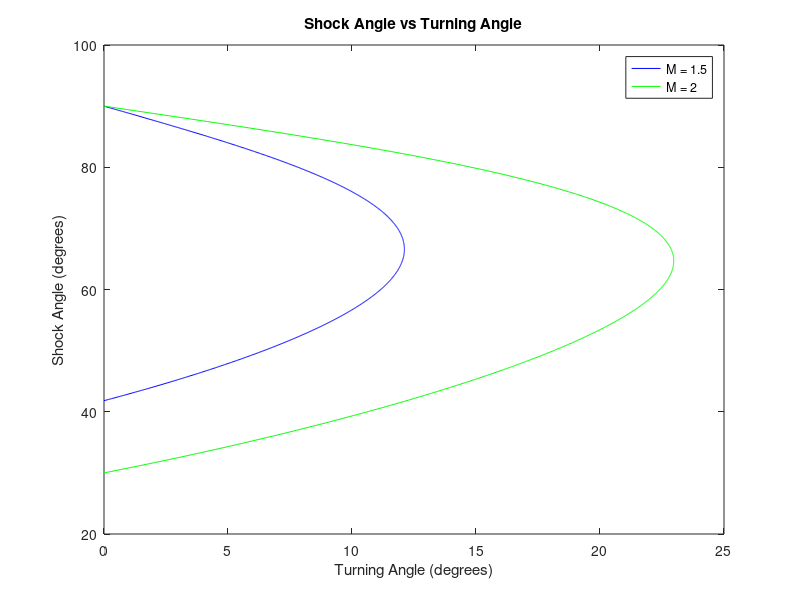

Write the MATLAB code that produced this figure.
% Logan Prust - Aer E 311 - Homework 2 - Problem 6 - Part (a)

clear,clc;

gamma=1.4;

% get input parameters
M1=input('Upstream Mach Number: ');
sigma=input('Shock Angle (degrees): ');

% calculate output parameters
delta=atand(2*cotd(sigma)*(M1^2*(sind(sigma))^2-1)/(M1^2*(gamma+cosd(2*sigma))+2));
M1n=M1*sind(sigma);
M2n=(M1n^2+2/(gamma-1))/(2*gamma/(gamma-1)*M1n^2-1);
M2=M2n/sind(sigma-delta);

% print output parameters
fprintf('\n %20s %.15f %s \n','M2 =',M2,'');
fprintf('%20s %.15f %s \n','delta =',delta,'degrees');

clear;

% set parameters for plot
gamma=1.4;
n=1000;
M1=[1.5,2];
mu=[asind(1/1.5),asind(1/2)];

% create plot
for i=1:2
    sigma=linspace(mu(i),90,n);
    for j=1:n
        delta(j)=atand(2*cotd(sigma(j))*(M1(i)^2*(sind(sigma(j)))^2-1)/(M1(i)^2*(gamma+cosd(2*sigma(j)))+2));
    end
    if i==1
        plot(delta,sigma,'b');
    else
        plot(delta,sigma,'g');
    end
    hold on;
end
axis([0 25 20 100]);
legend('M = 1.5','M = 2');
title('Shock Angle vs Turning Angle');
xlabel('Turning Angle (degrees)');
ylabel('Shock Angle (degrees)');